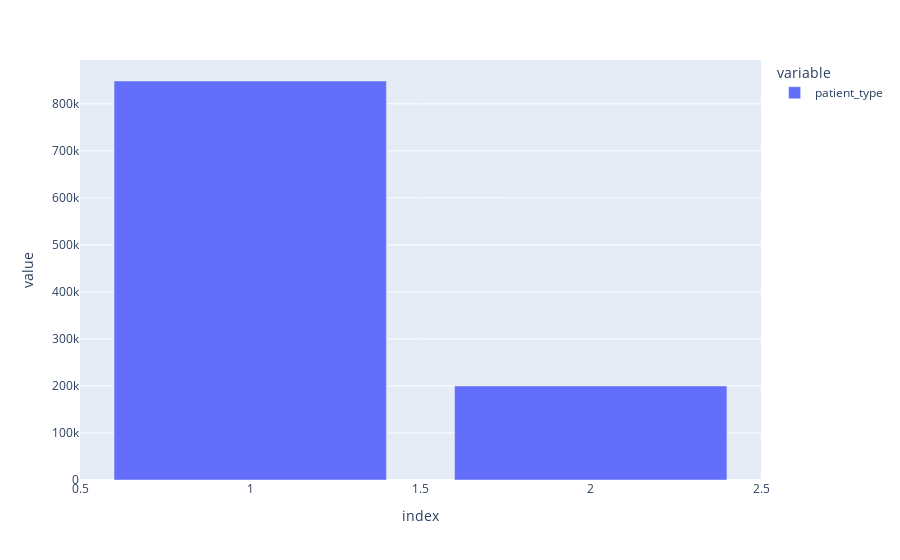

The code cell stored with this chart in its notebook:
### Markdown cell above
## patient_type

### Code cell
# distribuição de frequências
print(df['patient_type'].value_counts())
px.bar(df['patient_type'].value_counts())

### Figure 1 — Plotly figure (JSON) as saved in the notebook; plotly's stock layout.template omitted (floating-point values rounded to 4 significant figures)
{"data": [{"alignmentgroup": "True", "hovertemplate": "variable=patient_type<br>index=%{x}<br>value=%{y}<extra></extra>", "legendgroup": "patient_type", "marker": {"color": "#636efa", "pattern": {"shape": ""}}, "name": "patient_type", "offsetgroup": "patient_type", "orientation": "v", "showlegend": true, "textposition": "auto", "type": "bar", "x": [1, 2], "xaxis": "x", "y": [848544, 200031], "yaxis": "y"}], "layout": {"barmode": "relative", "legend": {"title": {"text": "variable"}, "tracegroupgap": 0}, "margin": {"t": 60}, "xaxis": {"anchor": "y", "domain": [0, 1], "title": {"text": "index"}}, "yaxis": {"anchor": "x", "domain": [0, 1], "title": {"text": "value"}}}}
